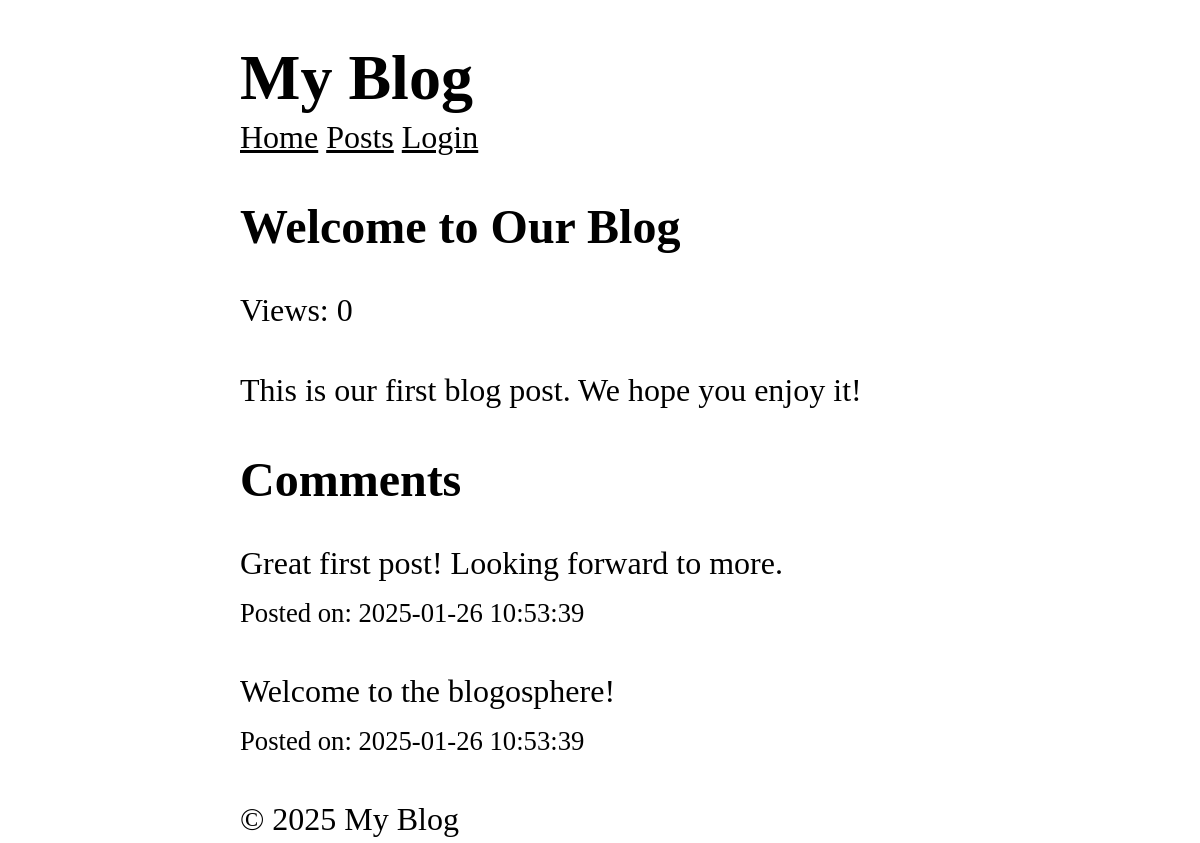
Before: /posts/1 with the older database file.
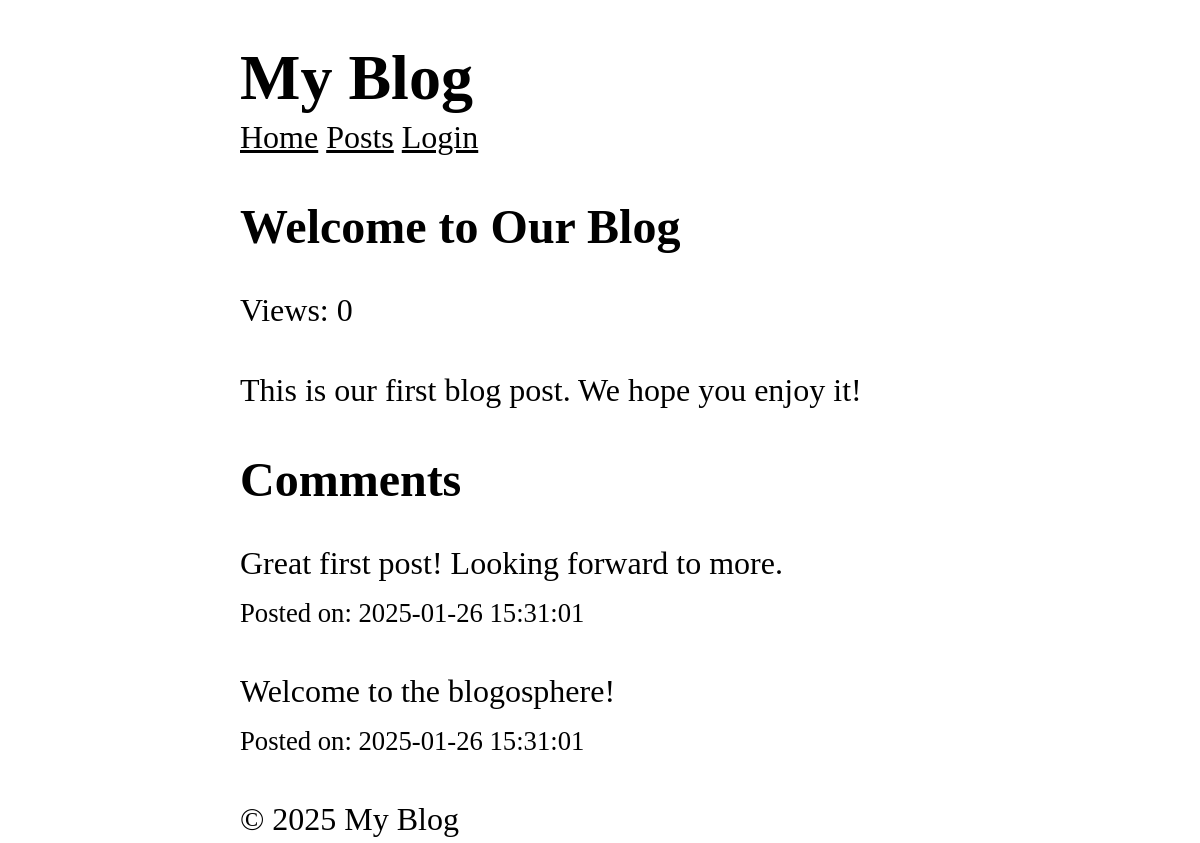
After: the same page with the newer database file.
### tables this page shows
CREATE TABLE posts (
  id INTEGER PRIMARY KEY AUTOINCREMENT,
  title TEXT NOT NULL,
  content TEXT NOT NULL,
  views INTEGER DEFAULT 0,
  user_id INTEGER NOT NULL,
  created_at DATETIME DEFAULT CURRENT_TIMESTAMP,
  FOREIGN KEY (user_id) REFERENCES users (id)
);

CREATE TABLE comments (
  id INTEGER PRIMARY KEY AUTOINCREMENT,
  content TEXT NOT NULL,
  user_id INTEGER NOT NULL,
  post_id INTEGER NOT NULL,
  created_at DATETIME DEFAULT CURRENT_TIMESTAMP,
  FOREIGN KEY (user_id) REFERENCES users (id),
  FOREIGN KEY (post_id) REFERENCES posts (id)
);

### core/Router.php (called while the page is built, shortened)
<?php
class Router
{
  protected array $routes = [];
  public function add(string $method, string $uri, string $controller): void
  {
    $this->routes[] = [
      'method' => $method,
      'uri' => $uri,
      'controller' => $controller
    ];
  }
  public function dispatch(string $uri, string $method): string
  {
    $route = $this->findRoute($uri, $method);
    [$controller, $action] = explode('@', $route['controller']);
    return $this->callAction($controller, $action, $route['params']);
  }
  protected function findRoute(string $uri, string $method): ?array
  {
    foreach ($this->routes as $route) {
      $params = $this->matchRoute($route['uri'], $uri);
      if ($params !== null && $route['method'] === $method) {
        return [...$route, 'params' => $params];
      }
    }
    return null;
  }
  protected function matchRoute(string $routeUri, string $requestUri): ?array
  {
    $routeSegments = explode('/', trim($routeUri, '/'));
    $requestSegments = explode('/', trim($requestUri, '/'));
    if (count($routeSegments) !== count($requestSegments)) {
      return null;
    }
    $params = [];
    foreach ($routeSegments as $index => $routeSegment) {
      if (str_starts_with($routeSegment, '{') && str_ends_with($routeSegment, '}')) {
        $params[trim($routeSegment, '{}')] = $requestSegments[$index];
      } elseif ($routeSegment !== $requestSegments[$index]) {
        return null;
      }
    }
    return $params;
  }
  protected function callAction(string $controller, string $action, array $params): string
  {
    return (new $controllerClass)->$action(...$params);
  }
}

### core/App.php (called while the page is built, shortened)
<?php
class App {
  protected static $container = [];
  public static function bind(string $key, mixed $value): void {
    static::$container[$key] = $value;
  }
  public static function get(string $key): mixed {
    return static::$container[$key];
  }
}

### core/Model.php (called while the page is built, shortened)
<?php
abstract class Model
{
  protected static $table;
  public static function find(mixed $id): ?static
  {
    $db = App::get('database');
    return $db->fetch("SELECT * FROM " . static::$table . " WHERE id = ?", [$id], static::class);
  }
}

### core/Database.php (called while the page is built, shortened)
<?php
class Database
{
  protected $pdo;
  public function __construct(array $config)
  {
    try {
      $dsn = $this->createDsn($config);
      $username = $config['username'] ?? null;
      $password = $config['password'] ?? null;
      $options = $config['options'] ?? null;
      $this->pdo = new PDO($dsn, $username, $password, $options);
      $this->pdo->setAttribute(PDO::ATTR_ERRMODE, PDO::ERRMODE_EXCEPTION);
    } catch (PDOException $e) {
      throw new Exception("Could not connect to the database");
    }
  }
  protected function createDsn(array $config): string
  {
    $driver = $config['driver'];
    $dbname = $config['dbname'];
    return match ($driver) {
      'sqlite' => "sqlite:$dbname",
      default => throw new Exception("Unsupported database driver: $driver")
    };
  }
  public function query(string $sql, array $params = []): PDOStatement
  {
    $stmt = $this->pdo->prepare($sql);
    $stmt->execute($params);
    return $stmt;
  }
  public function fetchAll(string $sql, array $params = [], ?string $className = null): array
  {
    $stmt = $this->query($sql, $params);
    if ($className) {
      $results = $stmt->fetchAll(PDO::FETCH_ASSOC);
      return array_map(function ($row) use ($className) {
        $object = new $className();
        foreach ($row as $key => $value) {
          if (property_exists($object, $key)) {
            $object->$key = $value;
          }
        }
        return $object;
      }, $results);
    }
    return $stmt->fetchAll(PDO::FETCH_ASSOC);
  }
  public function fetch(string $sql, array $params = [], ?string $className = null): mixed
  {
    $stmt = $this->query($sql, $params);
    if ($className) {
      $result = $stmt->fetch(PDO::FETCH_ASSOC);
      if ($result) {
        $object = new $className();
        foreach ($result as $key => $value) {
          if (property_exists($object, $key)) {
            $object->$key = $value;
          }
        }
        return $object;
      }
      return null;
    }
    return $stmt->fetch(PDO::FETCH_ASSOC);
  }
}

### app/Controllers/PostController.php (called while the page is built, shortened)
<?php
class PostController {
  public function show($id) {
    $post = Post::find($id);
    $comments = Comment::forPost($id);
    Post::incrementViews($id);
    return View::render(
      template: 'post/show',
      layout: 'layouts/main',
      data: ['post' => $post, 'comments' => $comments]
    );
  }
}

### app/Models/Comment.php (called while the page is built, shortened)
<?php
class Comment extends Model {
  public static function forPost($postId): array {
    $db = App::get('database');
    return $db->fetchAll(
      "SELECT * FROM comments WHERE post_id = ? ORDER BY created_at DESC",
      [$postId],
      static::class
    );
  }
}

### app/Models/Post.php (called while the page is built, shortened)
<?php
class Post extends Model {
  public static function incrementViews($id): void {
    $db = App::get('database');
    $db->query(
      "UPDATE posts SET views = views + 1 WHERE id = ?",
      [$id]
    );
  }
}

### core/View.php (called while the page is built, shortened)
<?php
class View
{
  protected static $globals = [];
  public static function share(string $key, mixed $value): void
  {
    static::$globals[$key] = $value;
  }
  public static function render(string $template, array $data = [], string $layout = null): string
  {
    $data = [...static::$globals, ...$data];
    $content = static::renderTemplate(
      $template,
      $data
    );
    return static::renderLayout($layout, $data, $content);
  }
  protected static function renderTemplate(string $template, array $data): string
  {
    extract($data);
    $path = dirname(__DIR__) . "/app/Views/$template.php";
    require $path;
    return ob_get_clean();
  }
  protected static function renderLayout(?string $template, array $data, string $content): string
  {
    extract([...$data, 'content' => $content]);
    $path = dirname(__DIR__) . "/app/Views/$template.php";
    require $path;
    return ob_get_clean();
  }
}

### app/Views/post/show.php (the view)
<article>
  <h1><?= htmlspecialchars($post->title) ?></h1>
  <p>Views: <?= $post->views ?></p>
  <p>
    <?= nl2br(htmlspecialchars($post->content)) ?>
  </p>
</article>
<section>
  <h2>Comments</h2>
  <?php foreach($comments as $comment): ?>
    <div>
      <p>
        <?= nl2br(htmlspecialchars($comment->content)) ?>
      </p>
      <small>Posted on: <?= $comment->created_at ?></small>
    </div>
  <?php endforeach ?>
</section>

### public/index.php (shortened to what this page needs)
<?php
$router = new Router();
$uri = parse_url($_SERVER['REQUEST_URI'])['path'];
$method = $_SERVER['REQUEST_METHOD'];
echo $router->dispatch($uri, $method);

### app/Views/layouts/main.php (shortened to what this page needs)
<!DOCTYPE html>
<html lang="en">
<head>
  <link rel="stylesheet" href="/style.css" />
</head>
<body>
  <header>
    <h1>My Blog</h1>
  </header>
  <nav>
    <a href="/">Home</a>
    <a href="/posts">Posts</a>
    <?php if ($user): ?>
      <form action="/logout" method="POST">
        <button>Logout (<?= $user->email ?>)</button>
      </form>
    <?php else: ?>
      <a href="/login">Login</a>
    <?php endif ?>
  </nav>
  <main>
    <?= $content ?>
  </main>
  <footer>
    <p>&copy; <?= date('Y') ?> My Blog</p>
  </footer>
</body>
</html>

### public/style.css (style rules this page uses)
*, *::before, *::after { box-sizing: border-box; }
html { -moz-text-size-adjust: none; -webkit-text-size-adjust: none; text-size-adjust: none; }
body, h1, h2, h3, h4, p, figure, blockquote, dl, dd { margin-block-end: 0; }
body { min-height: 100vh; line-height: 1.5; max-width: 60%; margin-left: auto; margin-right: auto; font-size: 2em; font-family: Cambria, Cochin, Georgia, Times, "Times New Roman", serif; }
h1, h2, h3, h4, button, input, label { line-height: 1.1; }
h1, h2, h3, h4 { text-wrap: balance; }
a:not([class]) { text-decoration-skip-ink: auto; color: currentColor; }

Changed rows visible on the page:
changed comments "Great first post! Looking forward to more.": created_at "2025-01-26 10:53:39" → "2025-01-26 15:31:01"
changed comments "Welcome to the blogosphere!": created_at "2025-01-26 10:53:39" → "2025-01-26 15:31:01"
